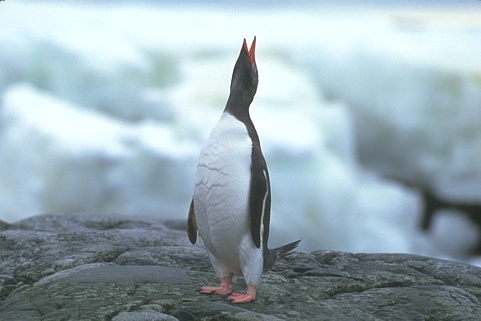
#> input picture PyMRFLSSVM/GrabCut/Data/grabCut/images/106024.jpg, 481 x 321 px, found by its file name
$ python Superpixel.py
#> lines starting #> are read from the running program, lines starting #| are printed output that depends on the picture
# -*- coding: utf-8 -*-
import numpy as np
from skimage.segmentation import quickshift, slic, felzenszwalb
from skimage.segmentation import mark_boundaries
from skimage.util import img_as_float
from skimage import io
import matplotlib.pyplot as plt

__author__ = 'spacegoing'


def superpixel(image_path, method='quickshift', if_plot=False, numSegments=200):
    # load the image and convert it to a floating point data type
#> called with image_path = './GrabCut/Data/grabCut/images/106024.jpg', method = 'quickshift', if_plot = True, numSegments = 200
    img = io.imread(image_path)
#> img is the input picture: shape (321, 481, 3); mean R, G, B 155.2, 173.7, 181.8
    image = img_as_float(img)
    # apply SLIC and extract (approximately) the supplied number
    # of segments
    if method == 'quickshift':
        segments = quickshift(img, kernel_size=3, max_dist=6, ratio=0.5)
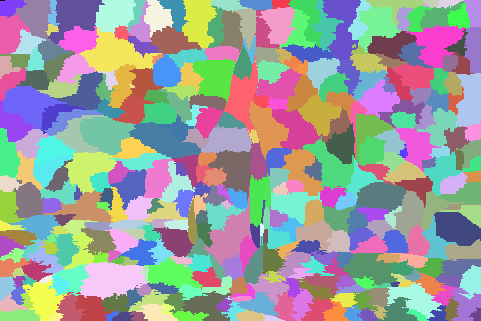
#> segments: shape (321, 481) int64; 381 distinct labels, from 0 to 380; one colour per label, 0 black
    elif method == 'slic':
        segments = slic(img, numSegments, sigma=5)
    elif method == 'felzenszwalb':
        segments = felzenszwalb(img, scale=100, sigma=0.5, min_size=50)
    else:
        raise TypeError('Method %s doesn\'t exists' % method)

    if if_plot:
        # show the output of SLIC
        fig = plt.figure("Superpixels -- %s segments" % method)
        ax = fig.add_subplot(1, 1, 1)
        ax.imshow(mark_boundaries(image, segments))
        plt.axis("off")
        # show the plots
        plt.show()
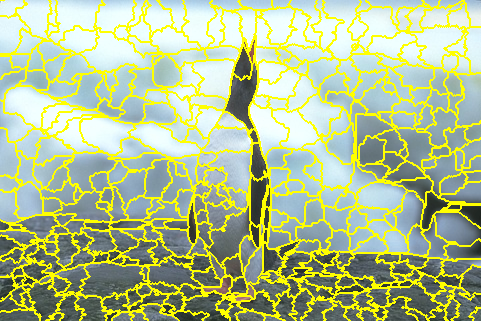
#> shown: shape (321, 481, 3) float64; mean R, G, B 0.703, 0.76, 0.562

    return segments.astype(np.int32)
#> returned value: shape (321, 481) int32; 381 distinct labels, from 0 to 380


if __name__ == '__main__':
    image_dir = './GrabCut/Data/grabCut/images/'
    filename = '106024'
    image_suffix = '.jpg'
    image_path = image_dir + filename + image_suffix
    numSegments = 200

    segments = superpixel(image_path, if_plot=True)
    np.unique(segments)

$ run again, with PyMRFLSSVM/GrabCut/Data/grabCut/images/124080.jpg copied over PyMRFLSSVM/GrabCut/Data/grabCut/images/106024.jpg
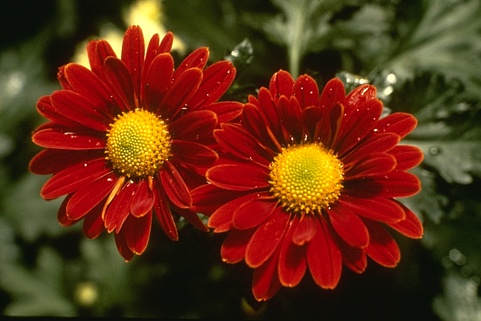
#> input picture PyMRFLSSVM/GrabCut/Data/grabCut/images/124080.jpg, 481 x 321 px, found by its file name
#> in superpixel, img is the input picture: shape (321, 481, 3); mean R, G, B 96.2, 47.2, 21.6
#> in superpixel, `segments = quickshift(img, kernel_size=3, max_dist=6, ratio=0.5)`:
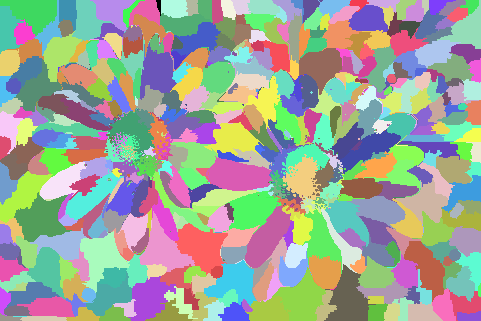
#> segments: shape (321, 481) int64; 673 distinct labels, from 0 to 672; one colour per label, 0 black
#> in superpixel, `plt.show()`:
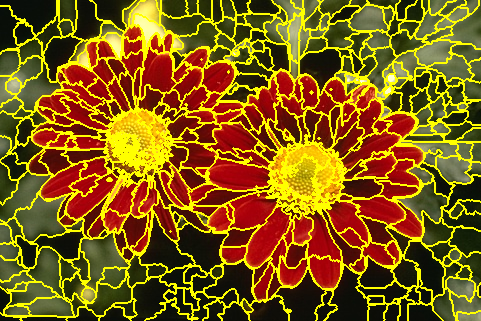
#> shown: shape (321, 481, 3) float64; mean R, G, B 0.514, 0.369, 0.0632

$ run again, with PyMRFLSSVM/GrabCut/Data/grabCut/images/153077.jpg copied over PyMRFLSSVM/GrabCut/Data/grabCut/images/106024.jpg
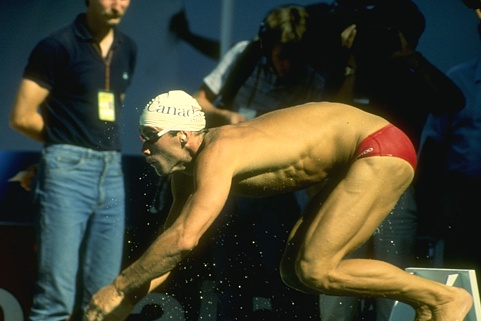
#> input picture PyMRFLSSVM/GrabCut/Data/grabCut/images/153077.jpg, 481 x 321 px, found by its file name
#> in superpixel, img is the input picture: shape (321, 481, 3); mean R, G, B 67.3, 67.8, 51.2
#> in superpixel, `segments = quickshift(img, kernel_size=3, max_dist=6, ratio=0.5)`:
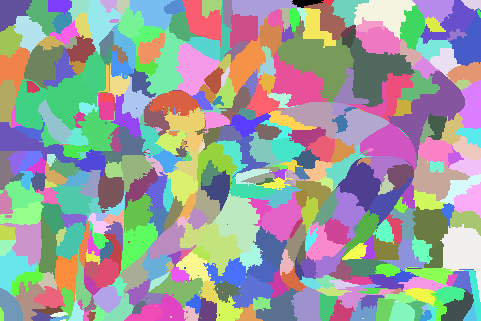
#> segments: shape (321, 481) int64; 500 distinct labels, from 0 to 499; one colour per label, 0 black
#> in superpixel, `plt.show()`:
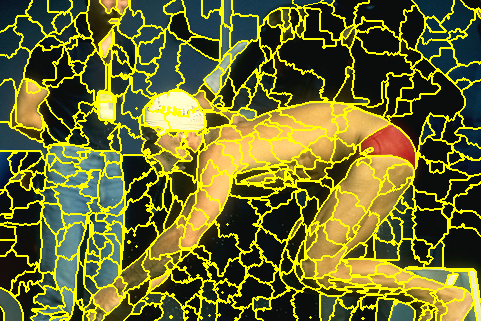
#> shown: shape (321, 481, 3) float64; mean R, G, B 0.42, 0.422, 0.156

$ run again, with PyMRFLSSVM/GrabCut/Data/grabCut/images/153093.jpg copied over PyMRFLSSVM/GrabCut/Data/grabCut/images/106024.jpg
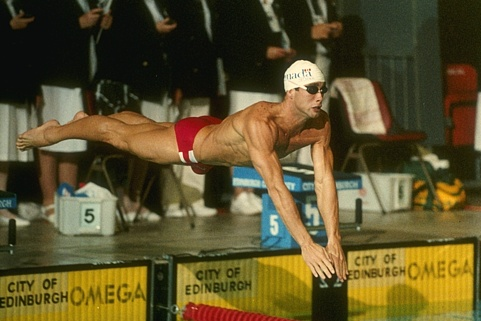
#> input picture PyMRFLSSVM/GrabCut/Data/grabCut/images/153093.jpg, 481 x 321 px, found by its file name
#> in superpixel, img is the input picture: shape (321, 481, 3); mean R, G, B 92.6, 81.3, 43.9
#> in superpixel, `segments = quickshift(img, kernel_size=3, max_dist=6, ratio=0.5)`:
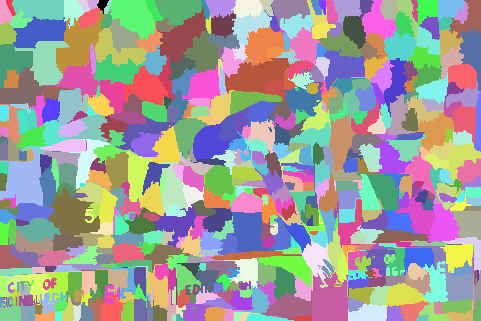
#> segments: shape (321, 481) int64; 614 distinct labels, from 0 to 613; one colour per label, 0 black
#> in superpixel, `plt.show()`:
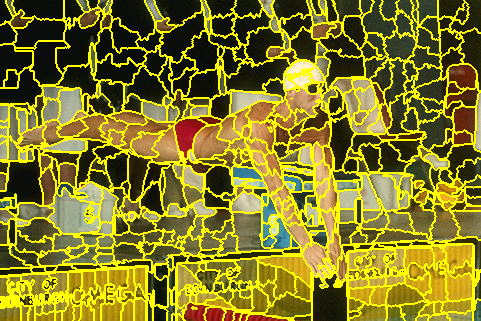
#> shown: shape (321, 481, 3) float64; mean R, G, B 0.526, 0.494, 0.125
